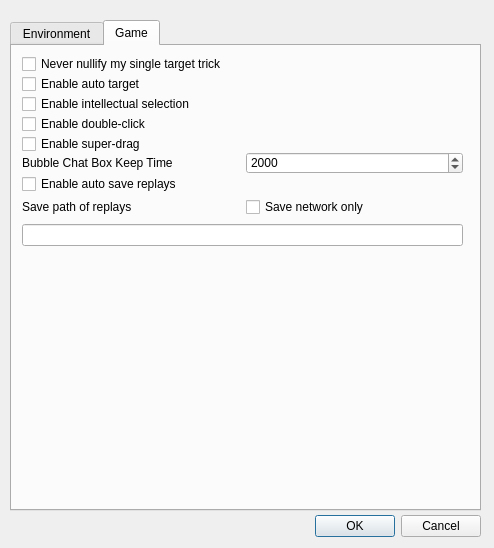
<?xml version="1.0" encoding="UTF-8"?>
<ui version="4.0">
 <class>ConfigDialog</class>
 <widget class="QDialog" name="ConfigDialog">
  <property name="windowModality">
   <enum>Qt::WindowModal</enum>
  </property>
  <property name="geometry">
   <rect>
    <x>0</x>
    <y>0</y>
    <width>494</width>
    <height>548</height>
   </rect>
  </property>
  <property name="sizePolicy">
   <sizepolicy hsizetype="Preferred" vsizetype="Preferred">
    <horstretch>0</horstretch>
    <verstretch>0</verstretch>
   </sizepolicy>
  </property>
  <property name="windowTitle">
   <string>Config dialog</string>
  </property>
  <widget class="QTabWidget" name="tabWidget">
   <property name="geometry">
    <rect>
     <x>10</x>
     <y>20</y>
     <width>471</width>
     <height>491</height>
    </rect>
   </property>
   <property name="currentIndex">
    <number>1</number>
   </property>
   <widget class="QWidget" name="envTab">
    <attribute name="title">
     <string>Environment</string>
    </attribute>
    <widget class="QGroupBox" name="audioGroupBox">
     <property name="geometry">
      <rect>
       <x>10</x>
       <y>160</y>
       <width>441</width>
       <height>191</height>
      </rect>
     </property>
     <property name="title">
      <string>Audio</string>
     </property>
     <widget class="QWidget" name="layoutWidget1">
      <property name="geometry">
       <rect>
        <x>10</x>
        <y>20</y>
        <width>421</width>
        <height>71</height>
       </rect>
      </property>
      <layout class="QVBoxLayout" name="verticalLayout_5">
       <item>
        <widget class="QLabel" name="setupBgMusicLabel">
         <property name="text">
          <string>Setup background music</string>
         </property>
         <property name="buddy">
          <cstring>bgMusicPathLineEdit</cstring>
         </property>
        </widget>
       </item>
       <item>
        <widget class="QLineEdit" name="bgMusicPathLineEdit">
         <property name="readOnly">
          <bool>true</bool>
         </property>
        </widget>
       </item>
       <item>
        <layout class="QHBoxLayout" name="horizontalLayout_2">
         <item>
          <spacer name="horizontalSpacer_2">
           <property name="orientation">
            <enum>Qt::Horizontal</enum>
           </property>
           <property name="sizeHint" stdset="0">
            <size>
             <width>40</width>
             <height>20</height>
            </size>
           </property>
          </spacer>
         </item>
         <item>
          <widget class="QPushButton" name="browseBgMusicButton">
           <property name="text">
            <string>Browse ...</string>
           </property>
          </widget>
         </item>
         <item>
          <widget class="QPushButton" name="resetBgMusicButton">
           <property name="text">
            <string>Reset</string>
           </property>
          </widget>
         </item>
        </layout>
       </item>
      </layout>
     </widget>
     <widget class="QWidget" name="layoutWidget2">
      <property name="geometry">
       <rect>
        <x>10</x>
        <y>100</y>
        <width>421</width>
        <height>18</height>
       </rect>
      </property>
      <layout class="QHBoxLayout" name="horizontalLayout_3">
       <item>
        <widget class="QCheckBox" name="enableEffectCheckBox">
         <property name="text">
          <string>Enable effects</string>
         </property>
         <property name="checked">
          <bool>true</bool>
         </property>
        </widget>
       </item>
       <item>
        <widget class="QCheckBox" name="enableLastWordCheckBox">
         <property name="text">
          <string>Enable last word</string>
         </property>
        </widget>
       </item>
       <item>
        <widget class="QCheckBox" name="enableBgMusicCheckBox">
         <property name="text">
          <string>Enable background music</string>
         </property>
         <property name="checked">
          <bool>true</bool>
         </property>
        </widget>
       </item>
      </layout>
     </widget>
     <widget class="QWidget" name="layoutWidget3">
      <property name="geometry">
       <rect>
        <x>10</x>
        <y>130</y>
        <width>411</width>
        <height>24</height>
       </rect>
      </property>
      <layout class="QHBoxLayout" name="horizontalLayout_5">
       <item>
        <widget class="QLabel" name="bgmVolumeLabel">
         <property name="text">
          <string>BGM    Volume</string>
         </property>
         <property name="buddy">
          <cstring>bgmVolumeSlider</cstring>
         </property>
        </widget>
       </item>
       <item>
        <widget class="QSlider" name="bgmVolumeSlider">
         <property name="maximum">
          <number>100</number>
         </property>
         <property name="value">
          <number>100</number>
         </property>
         <property name="orientation">
          <enum>Qt::Horizontal</enum>
         </property>
        </widget>
       </item>
      </layout>
     </widget>
     <widget class="QWidget" name="layoutWidget3_2">
      <property name="geometry">
       <rect>
        <x>10</x>
        <y>160</y>
        <width>411</width>
        <height>24</height>
       </rect>
      </property>
      <layout class="QHBoxLayout" name="horizontalLayout_6">
       <item>
        <widget class="QLabel" name="effectVolumeLabel">
         <property name="text">
          <string>Effect Volume</string>
         </property>
         <property name="buddy">
          <cstring>bgmVolumeSlider</cstring>
         </property>
        </widget>
       </item>
       <item>
        <widget class="QSlider" name="effectVolumeSlider">
         <property name="maximum">
          <number>100</number>
         </property>
         <property name="value">
          <number>100</number>
         </property>
         <property name="orientation">
          <enum>Qt::Horizontal</enum>
         </property>
        </widget>
       </item>
      </layout>
     </widget>
    </widget>
    <widget class="QGroupBox" name="bgGroupBox">
     <property name="geometry">
      <rect>
       <x>10</x>
       <y>10</y>
       <width>441</width>
       <height>141</height>
      </rect>
     </property>
     <property name="title">
      <string>Background</string>
     </property>
     <widget class="QWidget" name="layoutWidget4">
      <property name="geometry">
       <rect>
        <x>10</x>
        <y>20</y>
        <width>421</width>
        <height>73</height>
       </rect>
      </property>
      <layout class="QVBoxLayout" name="verticalLayout_2">
       <item>
        <layout class="QVBoxLayout" name="verticalLayout">
         <item>
          <widget class="QLabel" name="backgrounSetupLabel">
           <property name="text">
            <string>Setup background</string>
           </property>
           <property name="buddy">
            <cstring>bgPathLineEdit</cstring>
           </property>
          </widget>
         </item>
         <item>
          <widget class="QLineEdit" name="bgPathLineEdit">
           <property name="readOnly">
            <bool>true</bool>
           </property>
          </widget>
         </item>
        </layout>
       </item>
       <item>
        <layout class="QHBoxLayout" name="horizontalLayout">
         <item>
          <spacer name="horizontalSpacer">
           <property name="orientation">
            <enum>Qt::Horizontal</enum>
           </property>
           <property name="sizeHint" stdset="0">
            <size>
             <width>40</width>
             <height>20</height>
            </size>
           </property>
          </spacer>
         </item>
         <item>
          <widget class="QPushButton" name="browseBgButton">
           <property name="text">
            <string>Browse ...</string>
           </property>
          </widget>
         </item>
         <item>
          <widget class="QPushButton" name="resetBgButton">
           <property name="text">
            <string>Reset</string>
           </property>
          </widget>
         </item>
        </layout>
       </item>
      </layout>
     </widget>
     <widget class="QCheckBox" name="noIndicatorCheckBox">
      <property name="geometry">
       <rect>
        <x>10</x>
        <y>120</y>
        <width>95</width>
        <height>16</height>
       </rect>
      </property>
      <property name="text">
       <string>No indicator</string>
      </property>
      <property name="checked">
       <bool>true</bool>
      </property>
     </widget>
     <widget class="QCheckBox" name="noEquipAnimCheckBox">
      <property name="geometry">
       <rect>
        <x>230</x>
        <y>100</y>
        <width>111</width>
        <height>16</height>
       </rect>
      </property>
      <property name="text">
       <string>No equip anim</string>
      </property>
     </widget>
     <widget class="QCheckBox" name="fullSkinCheckBox">
      <property name="geometry">
       <rect>
        <x>10</x>
        <y>100</y>
        <width>111</width>
        <height>16</height>
       </rect>
      </property>
      <property name="text">
       <string>Use full skin</string>
      </property>
     </widget>
     <widget class="QCheckBox" name="noEffectsAnimCheckBox">
      <property name="geometry">
       <rect>
        <x>230</x>
        <y>120</y>
        <width>161</width>
        <height>16</height>
       </rect>
      </property>
      <property name="text">
       <string>No effects anim</string>
      </property>
     </widget>
    </widget>
    <widget class="QGroupBox" name="fontSetupGroupBox">
     <property name="geometry">
      <rect>
       <x>10</x>
       <y>360</y>
       <width>441</width>
       <height>91</height>
      </rect>
     </property>
     <property name="title">
      <string>Font setup</string>
     </property>
     <widget class="QPushButton" name="changeAppFontButton">
      <property name="geometry">
       <rect>
        <x>270</x>
        <y>20</y>
        <width>161</width>
        <height>23</height>
       </rect>
      </property>
      <property name="text">
       <string>Set application font</string>
      </property>
     </widget>
     <widget class="QLabel" name="appFontLabel">
      <property name="geometry">
       <rect>
        <x>10</x>
        <y>24</y>
        <width>96</width>
        <height>16</height>
       </rect>
      </property>
      <property name="text">
       <string>Application font</string>
      </property>
      <property name="buddy">
       <cstring>appFontLineEdit</cstring>
      </property>
     </widget>
     <widget class="QLineEdit" name="appFontLineEdit">
      <property name="enabled">
       <bool>true</bool>
      </property>
      <property name="geometry">
       <rect>
        <x>120</x>
        <y>23</y>
        <width>131</width>
        <height>20</height>
       </rect>
      </property>
      <property name="readOnly">
       <bool>true</bool>
      </property>
     </widget>
     <widget class="QLineEdit" name="textEditFontLineEdit">
      <property name="enabled">
       <bool>true</bool>
      </property>
      <property name="geometry">
       <rect>
        <x>120</x>
        <y>50</y>
        <width>131</width>
        <height>20</height>
       </rect>
      </property>
      <property name="readOnly">
       <bool>true</bool>
      </property>
     </widget>
     <widget class="QPushButton" name="setTextEditFontButton">
      <property name="geometry">
       <rect>
        <x>270</x>
        <y>50</y>
        <width>71</width>
        <height>23</height>
       </rect>
      </property>
      <property name="text">
       <string>Font ...</string>
      </property>
     </widget>
     <widget class="QLabel" name="textEditFontLabel">
      <property name="geometry">
       <rect>
        <x>10</x>
        <y>52</y>
        <width>91</width>
        <height>16</height>
       </rect>
      </property>
      <property name="text">
       <string>Text edit font</string>
      </property>
      <property name="buddy">
       <cstring>textEditFontLineEdit</cstring>
      </property>
     </widget>
     <widget class="QPushButton" name="setTextEditColorButton">
      <property name="geometry">
       <rect>
        <x>350</x>
        <y>50</y>
        <width>75</width>
        <height>23</height>
       </rect>
      </property>
      <property name="text">
       <string>Color ...</string>
      </property>
     </widget>
    </widget>
   </widget>
   <widget class="QWidget" name="gameTab">
    <attribute name="title">
     <string>Game</string>
    </attribute>
    <widget class="QCheckBox" name="neverNullifyMyTrickCheckBox">
     <property name="geometry">
      <rect>
       <x>10</x>
       <y>10</y>
       <width>331</width>
       <height>16</height>
      </rect>
     </property>
     <property name="text">
      <string>Never nullify my single target trick</string>
     </property>
     <property name="checked">
      <bool>false</bool>
     </property>
    </widget>
    <widget class="QCheckBox" name="autoTargetCheckBox">
     <property name="enabled">
      <bool>true</bool>
     </property>
     <property name="geometry">
      <rect>
       <x>10</x>
       <y>30</y>
       <width>241</width>
       <height>16</height>
      </rect>
     </property>
     <property name="text">
      <string>Enable auto target</string>
     </property>
     <property name="checked">
      <bool>false</bool>
     </property>
    </widget>
    <widget class="QCheckBox" name="intellectualSelectionCheckBox">
     <property name="enabled">
      <bool>true</bool>
     </property>
     <property name="geometry">
      <rect>
       <x>10</x>
       <y>50</y>
       <width>241</width>
       <height>16</height>
      </rect>
     </property>
     <property name="text">
      <string>Enable intellectual selection</string>
     </property>
     <property name="checked">
      <bool>false</bool>
     </property>
    </widget>
    <widget class="QCheckBox" name="doubleClickCheckBox">
     <property name="enabled">
      <bool>true</bool>
     </property>
     <property name="geometry">
      <rect>
       <x>10</x>
       <y>70</y>
       <width>241</width>
       <height>16</height>
      </rect>
     </property>
     <property name="text">
      <string>Enable double-click</string>
     </property>
     <property name="checked">
      <bool>false</bool>
     </property>
    </widget>
    <widget class="QWidget" name="horizontalLayoutWidget">
     <property name="geometry">
      <rect>
       <x>10</x>
       <y>106</y>
       <width>441</width>
       <height>22</height>
      </rect>
     </property>
     <layout class="QHBoxLayout" name="horizontalLayout_4">
      <item>
       <widget class="QLabel" name="bubbleChatBoxKeepLabel">
        <property name="text">
         <string>Bubble Chat Box Keep Time</string>
        </property>
       </widget>
      </item>
      <item>
       <widget class="QSpinBox" name="bubbleChatBoxKeepSpinBox">
        <property name="maximum">
         <number>5000</number>
        </property>
        <property name="value">
         <number>2000</number>
        </property>
       </widget>
      </item>
     </layout>
    </widget>
    <widget class="QCheckBox" name="superDragCheckBox">
     <property name="enabled">
      <bool>true</bool>
     </property>
     <property name="geometry">
      <rect>
       <x>10</x>
       <y>90</y>
       <width>241</width>
       <height>16</height>
      </rect>
     </property>
     <property name="text">
      <string>Enable super-drag</string>
     </property>
     <property name="checked">
      <bool>false</bool>
     </property>
    </widget>
    <widget class="QWidget" name="verticalLayoutWidget">
     <property name="geometry">
      <rect>
       <x>10</x>
       <y>150</y>
       <width>441</width>
       <height>51</height>
      </rect>
     </property>
     <layout class="QVBoxLayout" name="replaysLayout">
      <item>
       <layout class="QHBoxLayout" name="horizontalLayout_7">
        <item>
         <widget class="QLabel" name="replaysPathLabel">
          <property name="text">
           <string>Save path of replays</string>
          </property>
          <property name="buddy">
           <cstring>bgPathLineEdit</cstring>
          </property>
         </widget>
        </item>
        <item>
         <widget class="QCheckBox" name="saveNetworkOnlyCheckBox">
          <property name="enabled">
           <bool>true</bool>
          </property>
          <property name="text">
           <string>Save network only</string>
          </property>
          <property name="checked">
           <bool>false</bool>
          </property>
         </widget>
        </item>
       </layout>
      </item>
      <item>
       <widget class="QLineEdit" name="replaysPathLineEdit">
        <property name="readOnly">
         <bool>true</bool>
        </property>
       </widget>
      </item>
     </layout>
    </widget>
    <widget class="QCheckBox" name="autoSaveReplaysCheckBox">
     <property name="enabled">
      <bool>true</bool>
     </property>
     <property name="geometry">
      <rect>
       <x>10</x>
       <y>130</y>
       <width>167</width>
       <height>16</height>
      </rect>
     </property>
     <property name="text">
      <string>Enable auto save replays</string>
     </property>
     <property name="checked">
      <bool>false</bool>
     </property>
    </widget>
   </widget>
  </widget>
  <widget class="QDialogButtonBox" name="buttonBox">
   <property name="geometry">
    <rect>
     <x>140</x>
     <y>510</y>
     <width>341</width>
     <height>32</height>
    </rect>
   </property>
   <property name="orientation">
    <enum>Qt::Horizontal</enum>
   </property>
   <property name="standardButtons">
    <set>QDialogButtonBox::Cancel|QDialogButtonBox::Ok</set>
   </property>
  </widget>
 </widget>
 <resources/>
 <connections>
  <connection>
   <sender>buttonBox</sender>
   <signal>accepted()</signal>
   <receiver>ConfigDialog</receiver>
   <slot>accept()</slot>
   <hints>
    <hint type="sourcelabel">
     <x>248</x>
     <y>254</y>
    </hint>
    <hint type="destinationlabel">
     <x>157</x>
     <y>274</y>
    </hint>
   </hints>
  </connection>
  <connection>
   <sender>buttonBox</sender>
   <signal>rejected()</signal>
   <receiver>ConfigDialog</receiver>
   <slot>reject()</slot>
   <hints>
    <hint type="sourcelabel">
     <x>316</x>
     <y>260</y>
    </hint>
    <hint type="destinationlabel">
     <x>286</x>
     <y>274</y>
    </hint>
   </hints>
  </connection>
 </connections>
</ui>
